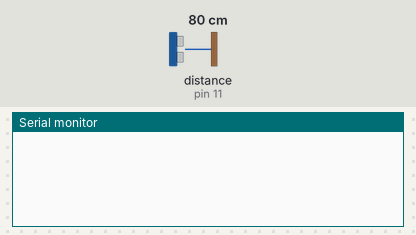
Simulated run of this sketch. Board: Arduino Uno, built with avr-gcc and run on an emulated ATmega328P. On the bench: the last lines printed to the serial monitor. Wiring (inferred from the names in the program): ultrasonic range finder: trigger pin 11; echo pin 11. Inputs (shaded band) come from the test bench; at power-on: distance to the obstacle (sensor on pin 11) 80 cm. The echo pulse lasts 58.3 µs per cm.

Above: at 1.2 s.
1.3 s: distance to the obstacle (sensor on pin 11) set to 2 cm
At 2.3 s:
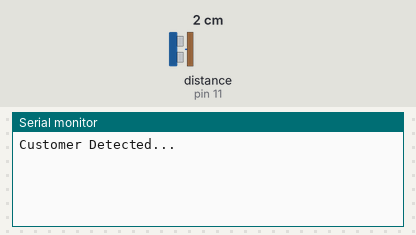
2.9 s: distance to the obstacle (sensor on pin 11) set to 120 cm
At 4.5 s:
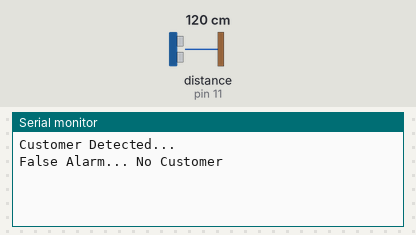

The sketch:

DistanceSensor.ino
```cpp
const int pingPin = 11;
const int ledPin = 12;
unsigned int duration, inches;

void setup()
{
  Serial.begin(9600);
}

int averageDistance_inches(int numSamples)
{
  pinMode(pingPin, OUTPUT);          // Set pin to OUTPUT
  digitalWrite(pingPin, LOW);        // Ensure pin is low
  delayMicroseconds(2);

  unsigned int duration = 0;
  unsigned int inches = 0;
  for (int i = 0; i < numSamples; ++i)
  {
    pinMode(pingPin, OUTPUT);          // Set pin to OUTPUT
    digitalWrite(pingPin, HIGH);       // Start ranging
    delayMicroseconds(10);              //   with 10 microsecond burst
    digitalWrite(pingPin, LOW);        // End ranging

    pinMode(pingPin, INPUT);           // Set pin to INPUT
    duration = pulseIn(pingPin, HIGH); // Read echo pulse
    inches += duration / 74 / 2;        // Convert to inches

    // Set this loop up to sample as quickly as possible
    // Speed of sound is slightly under 1000 ft/s
    // Sensor range is between 0 and 10 feet which means
    // that we need to sample no faster than every 10 ms
    // to avoid overlapping pulses. We will sample every
    // 20 ms to be certain that we have waited long enough
    delay(20);		               // Short delay
  }

  return inches/numSamples;
}

enum States
{
  WAITING_FOR_CUSTOMER,
  CUSTOMER_DETECTED,
  WAITING_FOR_CUSTOMER_TO_LEAVE,
  EMPTY_STALL_DETECTED,
  FLUSHING
};

States currentState = WAITING_FOR_CUSTOMER;
long stateTime_ms = 0;
const long MIN_PRESENT_TIME_MS   = 3000;
const long MIN_DEPARTURE_TIME_MS = 5000;
const long MIN_FLUSH_TIME_MS     = 5000;
const int MAX_PRESENT_DISTANCE_INCHES = 24;
const int MIN_DEPARTURE_DISTANCE_INCHES = 60;

void loop()
{
  int currentDistance_inches = averageDistance_inches(10);
  switch (currentState)
  {
    case WAITING_FOR_CUSTOMER:
    {
      if (currentDistance_inches < MAX_PRESENT_DISTANCE_INCHES)
      {
         stateTime_ms = millis();
         currentState = CUSTOMER_DETECTED;
         Serial.print("Customer Detected...\n");
      }
      break;
    }
    case CUSTOMER_DETECTED:
    {
      if (currentDistance_inches < MAX_PRESENT_DISTANCE_INCHES)
      {
         if (millis() - stateTime_ms > MIN_PRESENT_TIME_MS)
         {
           // Customer has been present for minimum required time
           stateTime_ms = millis();
           currentState = WAITING_FOR_CUSTOMER_TO_LEAVE;
           Serial.print("Waiting for Customer to Leave...\n");
         }
      }
      else
      {
         stateTime_ms = millis();
         currentState = WAITING_FOR_CUSTOMER;
         Serial.print("False Alarm... No Customer\n");
       }
      break;
    }
    case WAITING_FOR_CUSTOMER_TO_LEAVE:
    {
      if (currentDistance_inches > MIN_DEPARTURE_DISTANCE_INCHES)
      {
        stateTime_ms = millis();
        currentState = EMPTY_STALL_DETECTED;
        Serial.print("Empty Stall...\n");
      }
      break;
    }
    case EMPTY_STALL_DETECTED:
    {
      if (currentDistance_inches > MIN_DEPARTURE_DISTANCE_INCHES)
      {
         if (millis() - stateTime_ms > MIN_DEPARTURE_TIME_MS)
         {
           // Stall has been empty for required time
           stateTime_ms = millis();
           currentState = FLUSHING;
           Serial.print("Flushing...\n");
         }
      }
      else
      {
         stateTime_ms = millis();
         currentState = WAITING_FOR_CUSTOMER_TO_LEAVE;
         Serial.print("False Alarm...Customer Still Here\n");
      }
      break;
    }
    case FLUSHING:
    {
       if (millis() - stateTime_ms > MIN_FLUSH_TIME_MS)
       {
         // Flush has completed
         stateTime_ms = millis();
         currentState = WAITING_FOR_CUSTOMER;
         Serial.print("Flushing Complete\n\n");
       }
       break;
    }

  } // end switch on current state
}
```

Measured:
- after the input at 1.3 s, the serial monitor: prints a new line after 0.19 s (image 1)
- after the input at 2.9 s, the serial monitor: prints a new line after 0.35 s (image 2)
